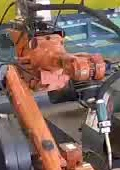
#> input picture xiaowork/maindo/images/machine_back.jpg, 120 x 170 px, found by its file name
$ python vision.py
#> lines starting #> are read from the running program, lines starting #| are printed output that depends on the picture; pictures that were not available may be replaced by others from this repository, and a replacement may not be noted
import cv2
import numpy as np


# [41 lines left out: functions gamma_trans, find_spark_left, not called in this run]


def find_spark_right(img_gam, spark_roi):
    return find_spark_left(img_gam, spark_roi)


def classify(source_image, compare_image, threshold_1, threshold_2):
    '''
    比较两幅图的相似度
    :param source_image: 基图, 灰度图
    :param compare_image: 随时待比较的图，灰度图
    :param threshold_1: 阈值1, 划定相似点质量
    :param threshold_2: 阈值2， 达到质量的相似点个数
    :return:
    '''
    orb = cv2.ORB_create()
    kp1, des1 = orb.detectAndCompute(source_image, None)
    kp2, des2 = orb.detectAndCompute(compare_image, None)

    if des2 is None:  # 待比较的图比较单一，没有特征，显然与基图不相似
        return False

    bf = cv2.BFMatcher(cv2.NORM_HAMMING, crossCheck=True)  # 暴力匹配
    matches = bf.match(des1, des2)
    matches = list(filter(lambda x: x.distance < threshold_1, matches))  # 过滤不合格的相似点
    # print(len(matches))
    if len(matches) > threshold_2:
        return True
    else:
        return False


class Vision():
    def __init__(self):
        self.machine_back = cv2.imread('./images/machine_back.jpg', 0)  # 机器一般静止图，后向
#> self.machine_back: shape (170, 120); min 0, max 255, mean 110.2
        self.machine_forward = cv2.imread('./images/machine_forward.jpg', 0)
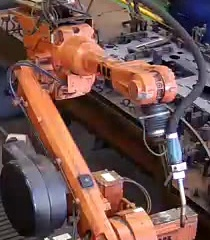
#> input picture xiaowork/maindo/images/machine_forward.jpg, 210 x 240 px, found by its file name
#> self.machine_forward: shape (240, 210); min 0, max 255, mean 91.4
        self.mb_loc = (80, 250, 470, 590)  # 机器一般静止位置，后向，这里可以改成切片模式
        self.mf_loc = (180, 420, 600, 810)

        self.people_back = cv2.imread('./images/people_back.jpg', 0)
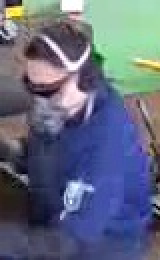
#> input picture xiaowork/maindo/images/people_back.jpg, 80 x 130 px, found by its file name (shown 2 times larger)
#> self.people_back: shape (130, 80); min 0, max 255, mean 105.7
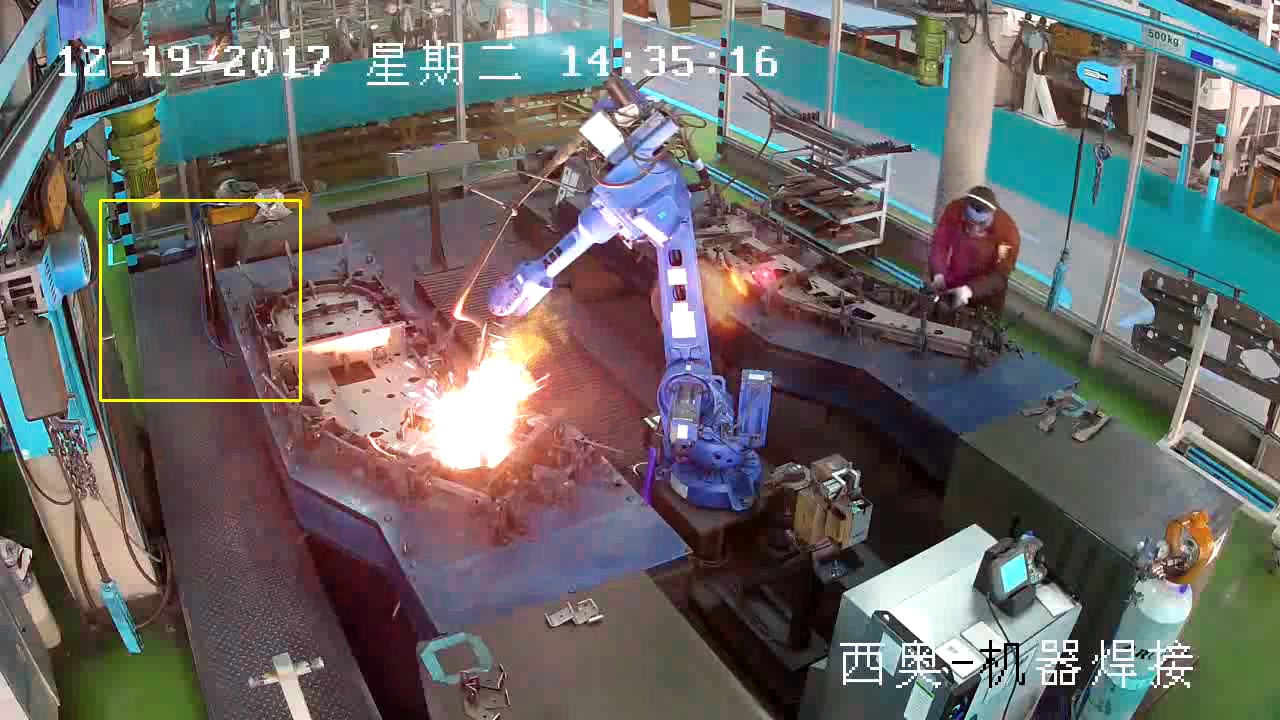
#> input picture xiaowork/maindo/catch_left.jpg, 1280 x 720 px, given in place of left_cam.mp4, which was not available
#> further down, img is the input picture: shape (720, 1280, 3); mean B, G, R 103.6, 104.4, 105
        self.people_forward = cv2.imread('./images/people_forward.jpg', 0)
        self.pb_loc = (130, 260, 610, 690)
        self.pf_loc = (250, 420, 800, 900)

        self.mask_left = cv2.imread('./images/mask_1.jpg', 0)
        self.mask_right = cv2.imread('./images/mask_2.jpg', 0)

        self.chaiji_left = cv2.imread('./images/chai_left.jpg', 0)
        self.chaiji_right = cv2.imread('./images/chai_right.jpg', 0)
        self.cl_loc = (350, 600, 20, 210)
        self.cr_loc = (5, 130, 980, 1090)

        self.bottle_on = cv2.imread('./images/bottle_ON.jpg', 0)
        self.bottleloc = (280, 150, 390, 300)

    # [10 lines left out: function find_spark, not called in this run]

    def judge_people(self, framegray):
        '''
        判断工人是否处于调试位置
        :param framegray: 原始帧的灰度图
        :return:
        '''

        def judge_people_back_similar(roi):  # 工人处于后向
            return classify(self.people_back, roi, 80, 20)  # 15

        def judge_people_forward_similar(roi):
            return classify(self.people_forward, roi, 70, 25)

        pb_roi = framegray[self.pb_loc[0]:self.pb_loc[1], self.pb_loc[2]:self.pb_loc[3]]
        pf_roi = framegray[self.pf_loc[0]:self.pf_loc[1], self.pf_loc[2]:self.pf_loc[3]]
        # cv2.imshow('1', pf_roi)
        pb_flag = judge_people_back_similar(pb_roi)
        pf_flag = judge_people_forward_similar(pf_roi)
        if pb_flag is True:
            # print('工人处于后向')
            pass
        if pf_flag is True:
            # print('工人处于前向')
            pass
        return pb_flag or pf_flag

    # [31 lines left out: functions judge_people_forward, judge_people_back, judge_chaiji_left, judge_chaiji_right, not called in this run]

    def judge_machine_static(self, framegray):
        '''
        判断机器是否在一般静止位置
        :param framegray: 原始帧的灰度图
        :return:
        '''

        def judge_machine_back_similar(roi):  # 机器处于后向
            return classify(self.machine_back, roi, 50, 80)

        def judge_machine_forward_similar(roi):  # 机器处于前向
            return classify(self.machine_back, roi, 65, 50)

        mb_roi = framegray[self.mb_loc[0]:self.mb_loc[1], self.mb_loc[2]:self.mb_loc[3]]
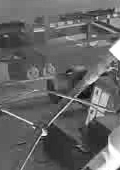
#> mb_roi: shape (170, 120); min 4, max 255, mean 101.5
        mf_roi = framegray[self.mf_loc[0]:self.mf_loc[1], self.mf_loc[2]:self.mf_loc[3]]
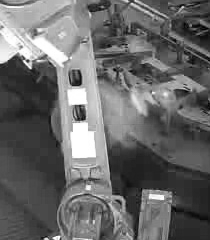
#> mf_roi: shape (240, 210); min 0, max 255, mean 104.2
        # cv2.imshow('1', mf_roi)
        mb_flag = judge_machine_back_similar(mb_roi)
#> in classify, `kp1, des1 = orb.detectAndCompute(source_image, None)`: kp1 = 201 keypoints; strongest (x, y, size): (62, 33, 31), (63, 36, 31), (64, 34, 31), (59, 31, 31)
#> in classify, `kp2, des2 = orb.detectAndCompute(compare_image, None)`: kp2 = 196 keypoints; strongest (x, y, size): (45, 134, 31), (40, 136, 31), (43, 131, 37.2), (71, 100, 31)
#> in classify, `matches = bf.match(des1, des2)`: matches = 71 matches
#> in classify, `matches = list(filter(lambda x: x.distance < threshold_1, matches))`: matches = 2 matches
#> mb_flag = False
        mf_flag = judge_machine_forward_similar(mf_roi)
#> in classify (call 2), `kp2, des2 = orb.detectAndCompute(compare_image, None)`: kp2 = 407 keypoints; strongest (x, y, size): (84, 119, 31), (83, 118, 53.6), (77, 82, 77.1), (84, 118, 44.6)
#> in classify (call 2), `matches = bf.match(des1, des2)`: matches = 74 matches
#> in classify (call 2), `matches = list(filter(lambda x: x.distance < threshold_1, matches))`: matches = 49 matches
#> mf_flag = False
        if mb_flag is True:
            # print('机器处于后向')
            pass
        if mf_flag is True:
            # print('机器处于前向')
            pass
        return mb_flag or mf_flag

    # [4 lines left out: function judge_bottle_on, not called in this run]

    def tiaoshi(self, framegray):
        machine_tiaoshi_static = self.judge_machine_static(framegray)  # 机器调试位置静止
#> machine_tiaoshi_static = False
        people_tiaoshi_static = self.judge_people(framegray)
#> in judge_people, `pb_roi = framegray[self.pb_loc[0]:self.pb_loc[1], self.pb_loc[2]:self...`:
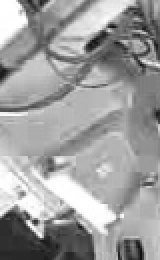
#> pb_roi: shape (130, 80) (shown 2 times larger); min 13, max 255, mean 157.4
#> in judge_people, `pf_roi = framegray[self.pf_loc[0]:self.pf_loc[1], self.pf_loc[2]:self...`:
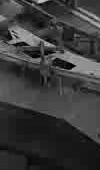
#> pf_roi: shape (170, 100); min 1, max 207, mean 58.2
#> in classify (call 3), `kp1, des1 = orb.detectAndCompute(source_image, None)`: kp1 = 40 keypoints; strongest (x, y, size): (39, 43, 31), (37, 34, 31), (40, 42, 37.2), (35, 34, 31)
#> in classify (call 3), `kp2, des2 = orb.detectAndCompute(compare_image, None)`: kp2 = 27 keypoints; strongest (x, y, size): (42, 40, 31), (38, 40, 31), (47, 34, 31), (38, 44, 31)
#> in classify (call 3), `matches = bf.match(des1, des2)`: matches = 9 matches
#> in classify (call 3), `matches = list(filter(lambda x: x.distance < threshold_1, matches))`: matches = 5 matches
#> in judge_people, `pb_flag = judge_people_back_similar(pb_roi)`: pb_flag = False
#> in classify (call 4), `kp2, des2 = orb.detectAndCompute(compare_image, None)`: kp2 = 109 keypoints; strongest (x, y, size): (45, 43, 31), (47, 45, 31), (47, 46, 37.2), (45, 45, 31)
#> in judge_people, `pf_flag = judge_people_forward_similar(pf_roi)`: pf_flag = False
#> people_tiaoshi_static = False

        if machine_tiaoshi_static and people_tiaoshi_static:
            return True
        else:
            return False

            # [6 lines of commented-out code are left out]


if __name__ == '__main__':
    # [7 lines of commented-out code are left out]

    v = Vision()
    cap = cv2.VideoCapture('./videos/left_cam.mp4')
    while (1):
        _, img = cap.read()
        cv2.imshow('', img)
        cv2.waitKey(25)
        framegray = cv2.cvtColor(img, cv2.COLOR_RGB2GRAY)
        if v.tiaoshi(framegray):
            print('tiaoshi')
